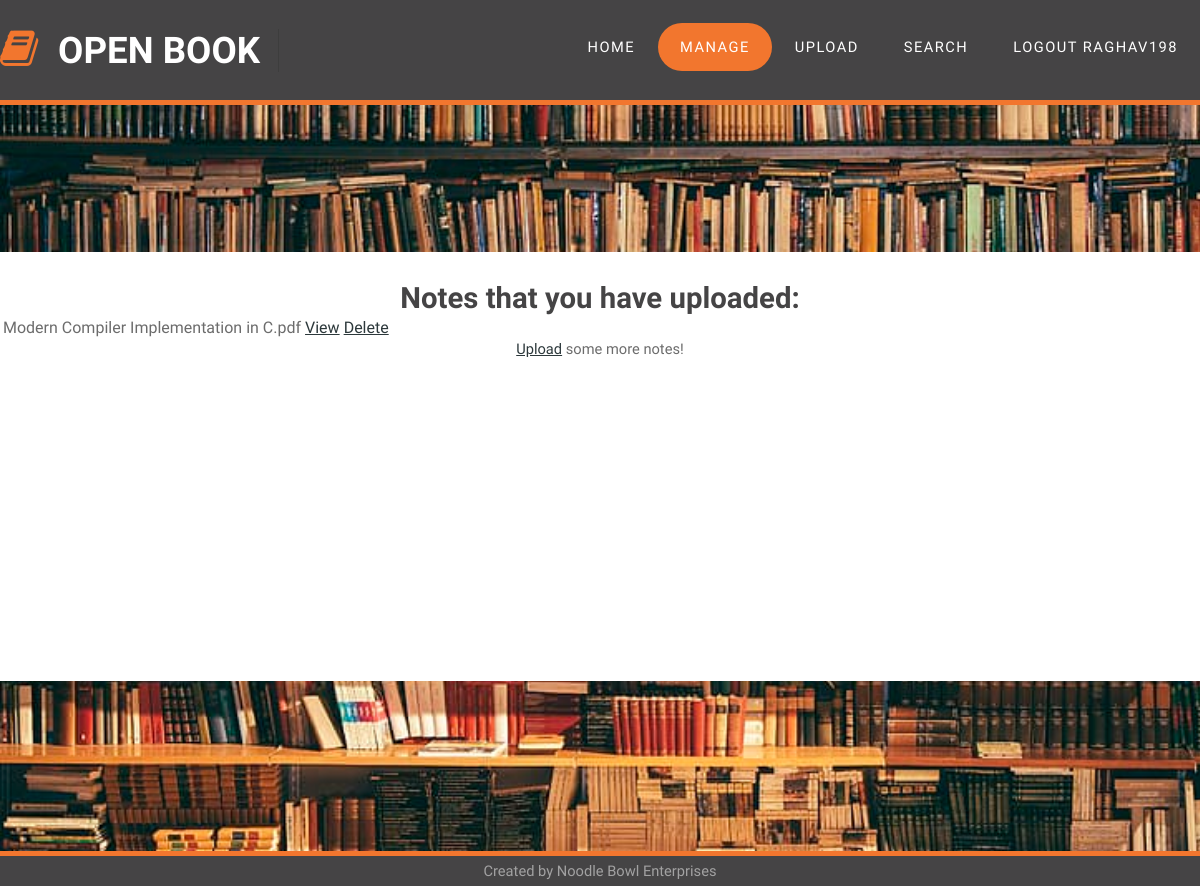
Screenshot of /list.html (signed in) with the database file from the repository.
### app.py (models this page shows, shortened)
class User(db.Model):
    id = db.Column(db.Integer, primary_key=True)
    username = db.Column(db.String(20), nullable=False, unique=True)
    password = db.Column(db.String(128), nullable=False)
    privilege = db.Column(db.Integer, nullable=False)
    notes = db.relationship('Note', backref='uploader', lazy=True)

class Note(db.Model):
    id = db.Column(db.Integer, primary_key=True)
    filename = db.Column(db.String(256), nullable=False)
    filehash = db.Column(db.String(128), nullable=False, unique=True)
    tags = db.Column(db.Text())
    user_id = db.Column(db.Integer, db.ForeignKey('user.id'), nullable=False)

### app.py (the view)
@app.route('/list.html')
def list_notes():
    if session.get('logged_in'):
        current_user = User.query.get(session['logged_in'])
        return render_template('list.html', notes=current_user.notes, page='list')
    flash('You need to be logged in to view this!')
    return redirect(url_for('login'))

### templates/list.html
{% extends 'base.html' %}
{% block pageContent %}
<div id="page" class="container">
    {% if notes|length == 0 %}
    <h1>You have no notes yet! <a href="upload.html">Upload</a> some now!</h1>
    {% else %}
    <h1>Notes that you have uploaded:</h1>
    <table>
        {% for note in notes %}
        <tr>
            <td>{{note.filename}}</td>
            <td><a target="_blank" href="view/{{note.filehash}}">View</a></td>
            <td><a href="delete/{{note.filehash}}">Delete</a></td>
        </tr>
        {% endfor %}
    </table>
    <a href="upload.html">Upload</a> some more notes!
    {% endif %}
</div>
{% endblock %}

### templates/base.html (shortened to what this page needs)
<html>
    <head>
        <link rel='stylesheet' href='{{url_for("static", filename="css/default.css")}}' />
        <link rel='stylesheet' href='{{url_for("static", filename="css/fonts.css")}}'>
    </head>
    <body>
        <div id="header-wrapper" class="sticky">
            <div id="header" class="container">
                <div id="logo">
                    <h1><span class="fa fa-book"></span><a href="#">Open Book</a></h1>
                </div>
                <div id="menu">
                    <ul>
                        <li class="menu_item {% if page == 'intro' %} current_page_item {% endif %}"><a href="intro.html" accesskey="1" title="">Home</a></li>
                        <li class="menu_item {% if page == 'list' %} current_page_item {% endif %}"><a href="list.html" accesskey="2" title="">Manage</a></li>
                        <li class="menu_item {% if page == 'upload' %} current_page_item {% endif %}"><a href="upload.html" accesskey="3" title="">Upload</a></li>
                        <li class="menu_item {% if page == 'search' %} current_page_item {% endif %}"><a href="search.html" accesskey="4" title="">Search</a></li>
                        {% if session['logged_in'] %}
                        <li class="menu_item"><a href="/logout">Logout {{session['username']}}</a></li>
                        {% else %}
                        <li class="menu_item {% if page == 'login' %} current_page_item {% endif %}"><a href="login.html" accesskey="5"
                                title="">Login</a></li>
                        {% endif %}
                    </ul>
                </div>
            </div>
        </div>
        <div id="spacer"></div>
        {% block pageContent %} {% endblock %}
        <div id="footer-wrapper">
            <div id="footer" class="container">
                Created by Noodle Bowl Enterprises
            </div>
        </div>
    </body>
</html>

### static/css/default.css (style rules this page uses)
html, body { height: 100%; }
body { margin: 0px; padding: 0px; background: #2b2b2b; background-image: url(images/bookshelf.jpg); background-size: cover; background-repeat: no-repeat; background-attachment: fixed; font-family: 'Source Sans Pro', sans-serif; font-size: 11pt; font-weight: 300; color: #6c6c6c }
h1, h2, h3 { margin: 0; padding: 0; font-weight: 600; color: #454445; }
p, ol, ul { margin-top: 0; }
ol, ul { padding: 0; list-style: none; }
a { color: #2C383B; }
.container { margin: 0px auto; width: 1200px; }
#header-wrapper { background: #454445FF; border-bottom: #F2762E; border-width: 0 0 5px 0; border-style: solid; }
#header { position: relative; height: 100px; }
.sticky { position: fixed; top: 0; width: 100% }
#page { margin-top: 10em; min-height: 50%; padding: 2em 2em; }
#logo { position: absolute; top: 2em; width: 100%; }
#logo h1 { display: inline-block; font-size: 2.5em; text-transform: uppercase; font-weight: 700; color: #ED7070; padding-right: 0.50em; border-right: 1px solid rgba(0,0,0,.1); }
#logo span { display: inline-block; padding-right: .50em; letter-spacing: 0.10em; text-transform: uppercase; font-size: 0.90em; }
#logo a { text-decoration: none; color: #FFF; }
#logo .fa { color: #F2762E; }
#logo .fa:after { position: absolute; display: inline-block; padding-right: 2em; }
#menu { position: absolute; right: 0; top: 1.6em; }
#menu ul { display: inline-block; }
#menu li { display: block; float: left; text-align: center; }
#menu li a, #menu li span { display: inline-block; margin-left: 1px; padding: 1em 1.5em 1em 1.5em; letter-spacing: 0.10em; text-decoration: none; font-size: 1em; text-transform: uppercase; outline: 0; color: #FFF; }
#menu .current_page_item a { background: #F2762E; border-radius: 30px; color: #FFF; }
#page { overflow: hidden; padding: 2em 0em 0em 0em; background: #FFF; text-align: center; }
#footer-wrapper { overflow: hidden; padding: 7em 0em; color: rgba(255,255,255,0.5); }
#footer { background-color: #454445; position: fixed; bottom: 0; width: 100%; height: 30px; border-top: #F2762E solid 5px; text-align: center; line-height: 30px; }
#spacer { height: 105px; }

### rows the page displays
User: username "RAGHAV198"
Note: filename "Modern Compiler Implementation in C.pdf"
